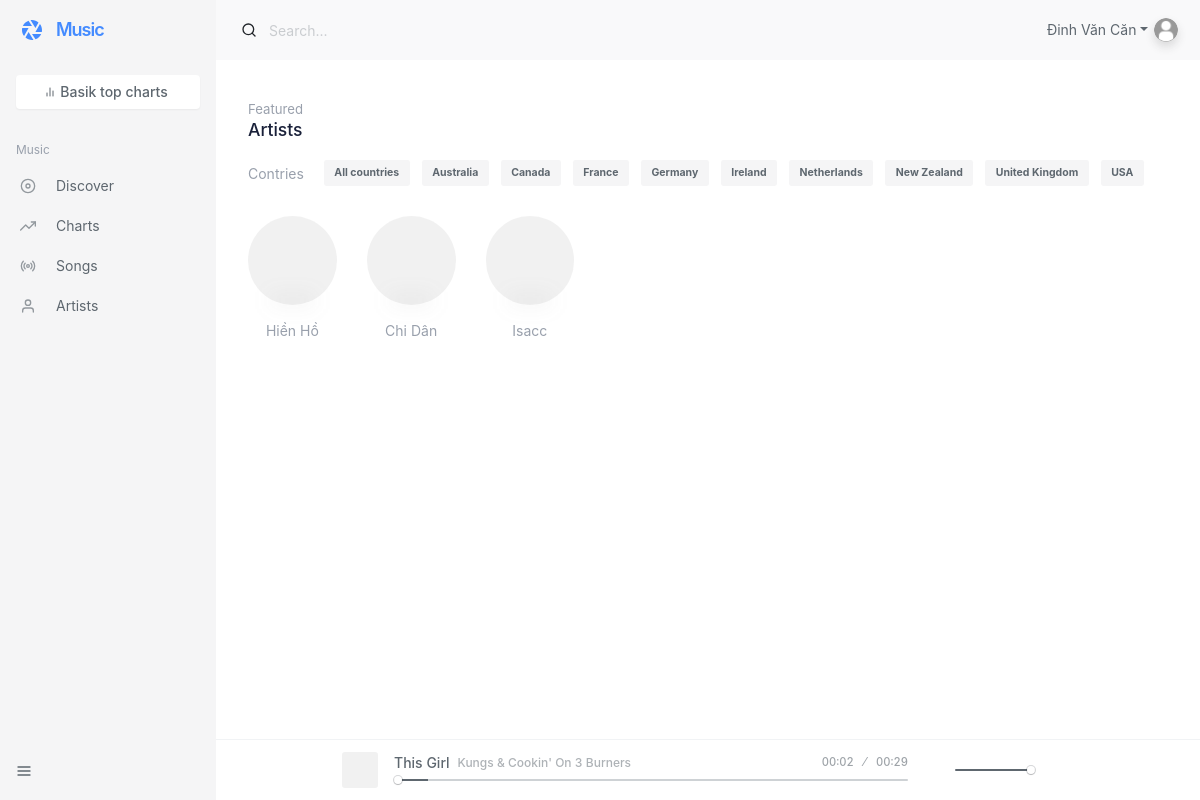
The page /?controller=home&action=artists (signed in) on the database its author committed.
### tables this page shows
CREATE TABLE `singers` (
  `id` int UNSIGNED NOT NULL,
  `name` varchar(200) DEFAULT NULL,
  `avata_url` varchar(200) DEFAULT NULL,
  `description` text
);

### Controller/HomeController.php (called while the page is built, shortened)
<?php
class HomeController
{
    private $singer;
    public function __construct()
    {
        $this->singer = new Singer();
    }
    public function artists()
    {
        $singers = $this->singer->getAll();
        View::redirect('client/artists', compact('singers'));
    }
}

### index.php (called while the page is built, shortened)
<?php
if (isset($_GET['admin']) && $_GET['admin'] == '1') {
    $nameController =  $_GET['controller'] ?? 'Login';
    $nameController = $nameController . "Controller";
    $method = $_GET['action'] ?? 'index';
    require_once "Controller/admin/$nameController.php";
} else {
    $method = $_GET['action'] ?? 'index';
}
$action = new $nameController();
$action->$method();

### Model/Model.php (called while the page is built, shortened)
<?php
require_once "DB.php";
class Model extends DB
{
    protected $tableName;
    public function setTableName($tableName)
    {
        $this->tableName = $tableName;
    }
    public function getAll()
    {
        $query = "SELECT * FROM $this->tableName";
        $result = $this->connect->query($query);
        return $result->fetchAll(PDO::FETCH_ASSOC);
    }
}

### Model/DB.php (called while the page is built, shortened)
<?php
class DB {
    private $serverName = 'localhost';
    private $database = 'music';
    private $user = 'root';
    private $password = '';
    protected $options = [
        PDO::ATTR_ERRMODE => PDO::ERRMODE_EXCEPTION,
        PDO::ATTR_DEFAULT_FETCH_MODE => PDO::FETCH_ASSOC,
        PDO::ATTR_EMULATE_PREPARES => false,
        PDO::ATTR_TIMEOUT => 5,
    ];
    public function __construct()
    {
        try {
            $this->connect = new PDO("mysql:host=$this->serverName;dbname=$this->database", $this->user, $this->password, $this->options);
        } catch (\Throwable $th) {
            $this->connect = null;
            die ("Could not connect to the database $this->database :" . $th->getMessage());
        }
    }
}

### View/client/artists.php (the view, shortened to what this page needs)
<!DOCTYPE html>
<html lang="en">
<head>
    <?php require_once "common/head.php" ?>
</head>
<body class="layout-row">
    <?php
    require_once "common/nav.php";
    ?>
    <div id="main" class="layout-column flex bg-white">
        <?php
        require_once "common/header.php";
        ?>
        <div id="content" class="flex">
            <div class="page-container">
                <div class="padding sr" id="list">
                    <div class="heading py-2 d-flex">
                        <div>
                            <div class="text-muted text-sm sr-item" data-sr-id="113" style="visibility: visible; transform: none; opacity: 1; transition: none 0s ease 0s;">
                                Featured
                            </div>
                            <h5 class="text-highlight sr-item" data-sr-id="114" style="visibility: visible; transform: none; opacity: 1; transition: none 0s ease 0s;">
                                Artists</h5>
                        </div>
                        <span class="flex"></span>
                    </div>
                    <div class="pb-4 d-flex sr-item" id="filter-tag" data-sr-id="115" style="visibility: visible; transform: none; opacity: 1; transition: none 0s ease 0s;">
                        <div class="text-muted no-shrink my-2">Contries</div>
                        <div class="mx-3"><a class="badge badge-lg bg-light m-1">All countries</a> <a class="badge badge-lg bg-light m-1">Australia</a> <a class="badge badge-lg bg-light m-1">Canada</a> <a class="badge badge-lg bg-light m-1">France</a>
                            <a class="badge badge-lg bg-light m-1">Germany</a> <a class="badge badge-lg bg-light m-1">Ireland</a>
                            <a class="badge badge-lg bg-light m-1">Netherlands</a> <a class="badge badge-lg bg-light m-1">New
                                Zealand</a> <a class="badge badge-lg bg-light m-1">United Kingdom</a> <a class="badge badge-lg bg-light m-1">USA</a>
                        </div>
                    </div>
                    <div class="row list media-circle">
                        <?php foreach ($singers as $singer) : ?>
                            <div class="col-4 col-sm-3 col-md-2-4 col-lg-2 col-xl-1-8" data-id="303988181" data-category="Pop" data-tag="Australia" data-source="https://audio-ssl.itunes.apple.com/apple-assets-us-std-000001/AudioPreview71/v4/fb/0c/fc/fb0cfc4d-dfc7-18fc-89c9-f2302a9fc65a/mzaf_9146754008516582895.plus.aac.p.m4a">
                                <div class="list-item r" data-sr-id="116" style="visibility: visible; transform: none; opacity: 1; transition: none 0s ease 0s;">
                                    <div class="media"><a href="music.artist.html#303988181" class="ajax media-content" style="background-image:url(<?php echo 'uploads/' . $singer['avata_url']  ?>)" data-pjax-state=""></a>
                                    </div>
                                    <div class="list-content text-center">
                                        <div class="list-body"><a href="" class="list-subtitle d-block text-muted subtitle ajax h-1x" data-pjax-state=""><?php echo $singer['name']  ?></a></div>
                                    </div>
                                </div>
                            </div>
                        <?php endforeach; ?>
                    </div>
                </div>
            </div>
        </div>
        <?php
        require_once "common/footer.php";
        ?>
    </div>
</body>
</html>

### template/client/assets/css/style.css (style rules this page uses)
:root { --primary-color: #ec1f55; --text-color: #333; }
* { padding: 0; margin: 0; box-sizing: inherit; }
body { background-color: #f5f5f5; }
html { box-sizing: border-box; font-family: "Poppins", sans-serif; }

### rows shown on the page
singers: name "Hiền Hồ"
singers: name "Chi Dân"
singers: name "Isacc"

### other values the page prints
$_SESSION['client']['name'] "Đinh Văn Căn"
